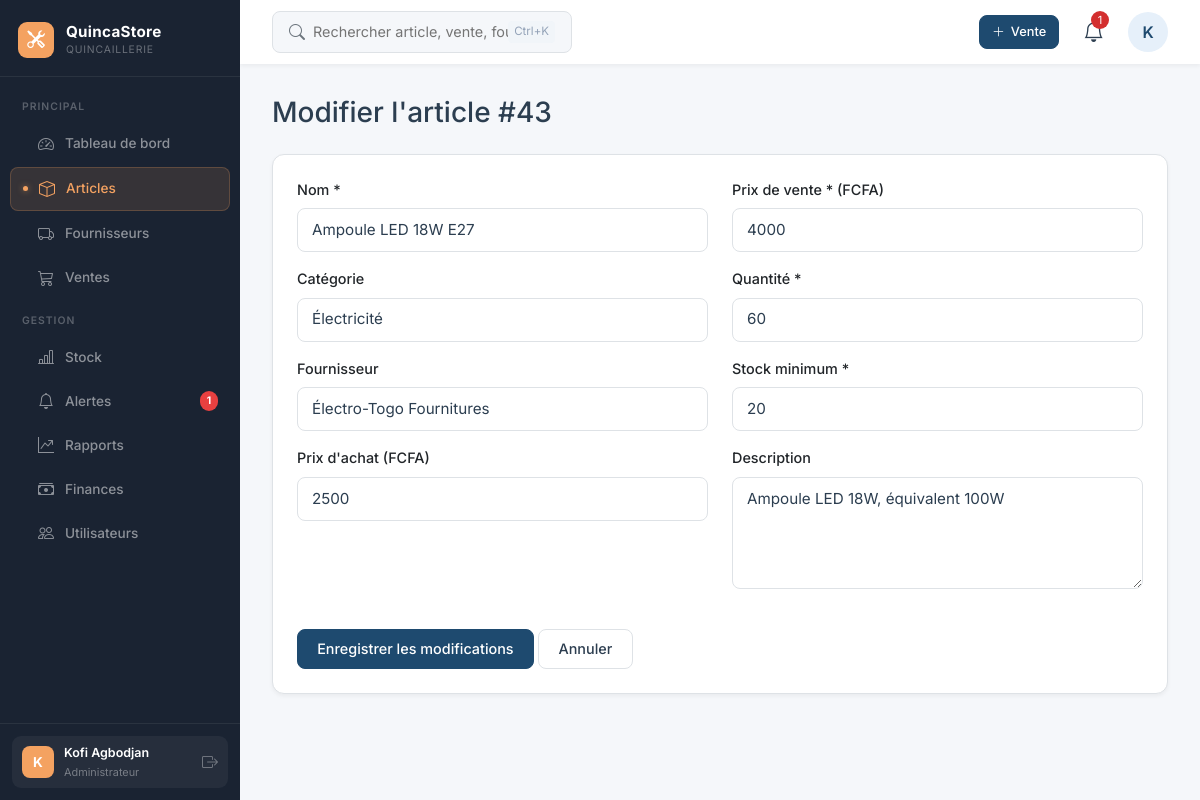
Page /modifier_article.php?id=43 (signed in) on the committed database.
### tables this page shows
CREATE TABLE `articles` (
  `id` int(11) NOT NULL,
  `nom` varchar(200) NOT NULL,
  `categorie` varchar(100) DEFAULT NULL,
  `fournisseur_id` int(11) DEFAULT NULL,
  `prix_achat` decimal(12,0) DEFAULT NULL,
  `prix_vente` decimal(12,0) NOT NULL,
  `quantite` int(11) DEFAULT 0,
  `stock_minimum` int(11) DEFAULT 5,
  `description` text DEFAULT NULL,
  `created_at` timestamp NOT NULL DEFAULT current_timestamp()
);

CREATE TABLE `fournisseurs` (
  `id` int(11) NOT NULL,
  `nom` varchar(150) NOT NULL,
  `telephone` varchar(20) DEFAULT NULL,
  `email` varchar(150) DEFAULT NULL,
  `adresse` text DEFAULT NULL,
  `created_at` timestamp NOT NULL DEFAULT current_timestamp()
);

### modifier_article.php (the view, shortened to what this page needs)
<?php
require_once 'database.php';
$id = isset($_GET['id']) ? (int)$_GET['id'] : 0;
$stmt = mysqli_prepare($conn, "SELECT * FROM articles WHERE id = ?");
mysqli_stmt_bind_param($stmt, "i", $id);
mysqli_stmt_execute($stmt);
$result  = mysqli_stmt_get_result($stmt);
$article = mysqli_fetch_assoc($result);
$stmt = mysqli_prepare($conn, "SELECT id, nom FROM fournisseurs ORDER BY nom");
mysqli_stmt_execute($stmt);
$result      = mysqli_stmt_get_result($stmt);
$fournisseurs = mysqli_fetch_all($result, MYSQLI_ASSOC);
?>
<!DOCTYPE html>
<html lang="fr">
<head>
    <link href="https://cdn.jsdelivr.net/npm/bootstrap@5.3.0/dist/css/bootstrap.min.css" rel="stylesheet">
    <link rel="stylesheet" href="https://cdn.jsdelivr.net/npm/bootstrap-icons@1.11.3/font/bootstrap-icons.min.css">
    <link rel="stylesheet" href="assets/style.css">
</head>
<body>
    <?php include 'includes/sidebar.php'; ?>
    <div class="main-content">
        <?php include 'includes/header.php'; ?>
        <div class="page-content">
            <h1 class="h3 mb-4">Modifier l'article #<?= $id ?></h1>
            <div class="card">
                <div class="card-body">
                    <form method="POST" class="row g-4">
                        <div class="col-md-6">
                            <div class="form-group">
                                <label class="form-label">Nom *</label>
                                <input type="text" name="nom" class="form-control"
                                       value="<?= htmlspecialchars($_POST['nom'] ?? $article['nom']) ?>" required>
                            </div>
                            <div class="form-group">
                                <label class="form-label">Catégorie</label>
                                <input type="text" name="categorie" class="form-control"
                                       value="<?= htmlspecialchars($_POST['categorie'] ?? $article['categorie']) ?>"
                                       list="categoriesList">
                            </div>
                            <div class="form-group">
                                <label class="form-label">Fournisseur</label>
                                <select name="fournisseur_id" class="form-select">
                                    <?php foreach ($fournisseurs as $f): ?>
                                        <option value="<?= $f['id'] ?>"
                                            <?= (($_POST['fournisseur_id'] ?? $article['fournisseur_id']) == $f['id']) ? 'selected' : '' ?>>
                                            <?= htmlspecialchars($f['nom']) ?>
                                        </option>
                                    <?php endforeach; ?>
                                </select>
                            </div>
                            <div class="form-group">
                                <label class="form-label">Prix d'achat (FCFA)</label>
                                <input type="number" step="1" min="0" name="prix_achat" class="form-control"
                                       value="<?= htmlspecialchars($_POST['prix_achat'] ?? $article['prix_achat']) ?>">
                            </div>
                        </div>
                        <div class="col-md-6">
                            <div class="form-group">
                                <label class="form-label">Prix de vente * (FCFA)</label>
                                <input type="number" step="1" min="1" name="prix_vente" class="form-control"
                                       value="<?= htmlspecialchars($_POST['prix_vente'] ?? $article['prix_vente']) ?>" required>
                            </div>
                            <div class="form-group">
                                <label class="form-label">Quantité *</label>
                                <input type="number" name="quantite" class="form-control"
                                       value="<?= htmlspecialchars($_POST['quantite'] ?? $article['quantite']) ?>" min="0" required>
                            </div>
                            <div class="form-group">
                                <label class="form-label">Stock minimum *</label>
                                <input type="number" name="stock_minimum" class="form-control"
                                       value="<?= htmlspecialchars($_POST['stock_minimum'] ?? $article['stock_minimum']) ?>" min="0" required>
                            </div>
                            <div class="form-group">
                                <label class="form-label">Description</label>
                                <textarea name="description" class="form-control" rows="4"><?= htmlspecialchars($_POST['description'] ?? $article['description']) ?></textarea>
                            </div>
                        </div>
                        <div class="col-12">
                            <button type="submit" class="btn btn-primary">Enregistrer les modifications</button>
                            <a href="articles.php" class="btn btn-outline">Annuler</a>
                        </div>
                    </form>
                </div>
            </div>
        </div>
    </div>
</body>
</html>

### assets/style.css (style rules this page uses)
:root { --primary: #1E4A6F; --primary-dark: #0F2C4A; --primary-light: #E6F0FA; --secondary: #2D3E50; --accent: #F4A261; --danger: #D32F2F; --success: #2E7D32; --bg: #F5F7FA; --border: #DEE2E6; --header-height: 64px; --shadow-sm: 0 2px 4px rgba(0, 0, 0, 0.05); --shadow-md: 0 4px 6px rgba(0, 0, 0, 0.07); --transition: all 0.2s ease; }
* { margin: 0; padding: 0; box-sizing: border-box; }
body { font-family: 'Inter', sans-serif; background: var(--bg); color: #2c3e50; line-height: 1.5; overflow-x: hidden; }
:root { --sidebar-bg: #1a2332; --sidebar-accent: #F4A261; --sidebar-width: 240px; }
.main-content { flex: 1; margin-left: var(--sidebar-width); min-height: 100vh; display: flex; flex-direction: column; }
.page-content { padding: 2rem; flex: 1; }
.card { background: white; border-radius: 12px; border: 1px solid var(--border); box-shadow: var(--shadow-sm); transition: var(--transition); }
.card-body { padding: 1.5rem; }
.btn { display: inline-flex; align-items: center; gap: 6px; padding: 0.5rem 1.2rem; border-radius: 8px; font-size: 0.9rem; font-weight: 500; cursor: pointer; border: 1.5px solid transparent; transition: var(--transition); text-decoration: none; }
.btn-primary { background: var(--primary); color: white; border-color: var(--primary); }
.btn-outline { background: transparent; border-color: var(--border); color: var(--secondary); }
.form-group { margin-bottom: 1rem; }
.form-label { display: block; margin-bottom: 0.5rem; font-weight: 500; font-size: 0.9rem; }
.form-control, .form-select { width: 100%; padding: 0.6rem 0.875rem; border: 1.5px solid var(--border); border-radius: 8px; font-size: 0.95rem; transition: var(--transition); font-family: 'Inter', sans-serif; background: white; color: #2c3e50; }

### rows in the picture
articles: nom "Ampoule LED 18W E27", categorie "Électricité", fournisseur_id "Électro-Togo Fournitures", prix_achat "2500", prix_vente "4000", quantite "60", stock_minimum "20", description "Ampoule LED 18W, équivalent 100W"

### other values in the picture
$nbA "1"
substr($user['nom'], 0, 1) "K"
$user['nom'] "Kofi Agbodjan"
$user['role'] "Administrateur"
$nbAlertesH "1"
substr($_SESSION['nom'], 0, 1) "K"
$id "43"
